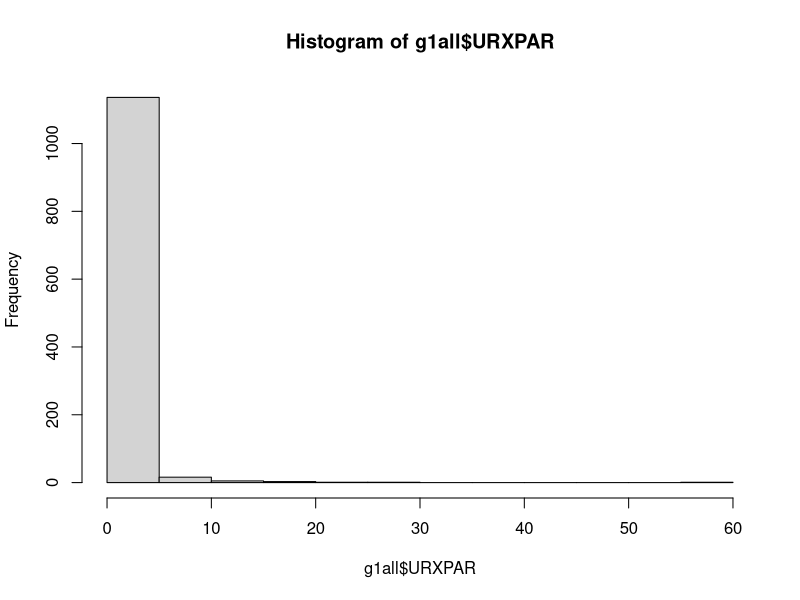
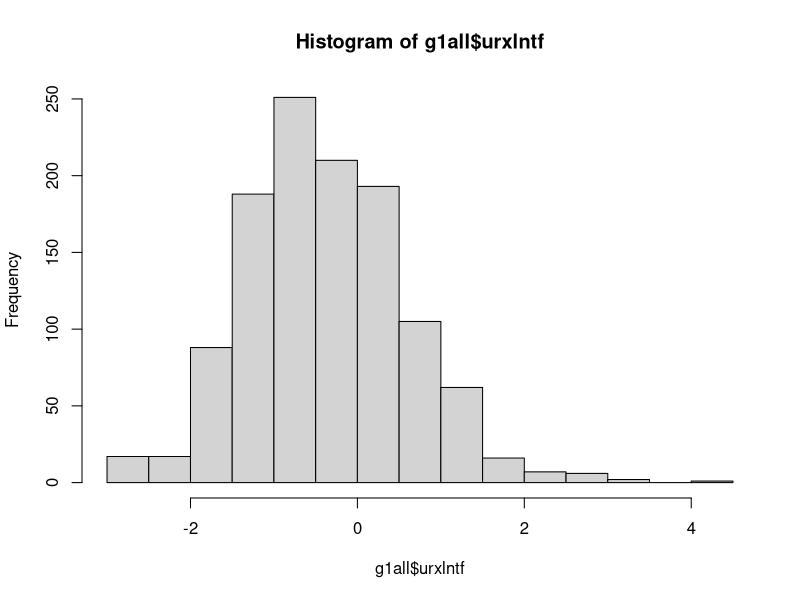
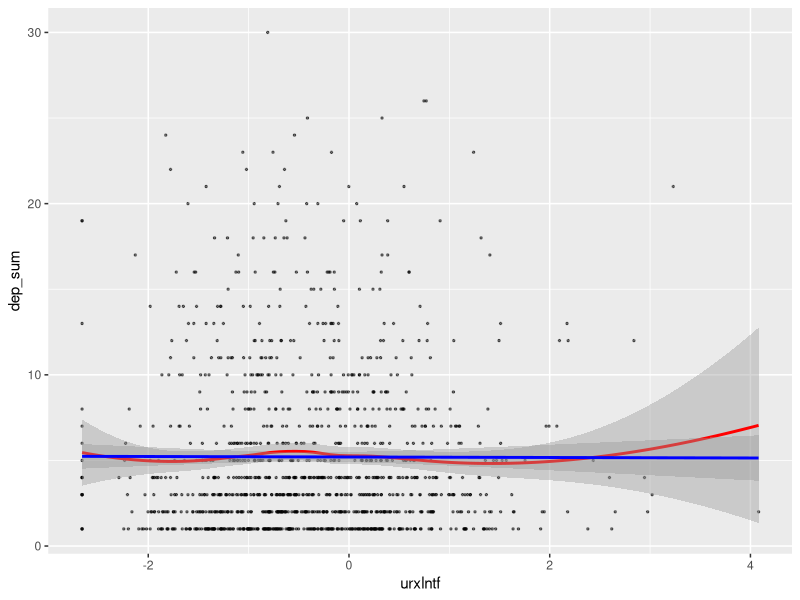
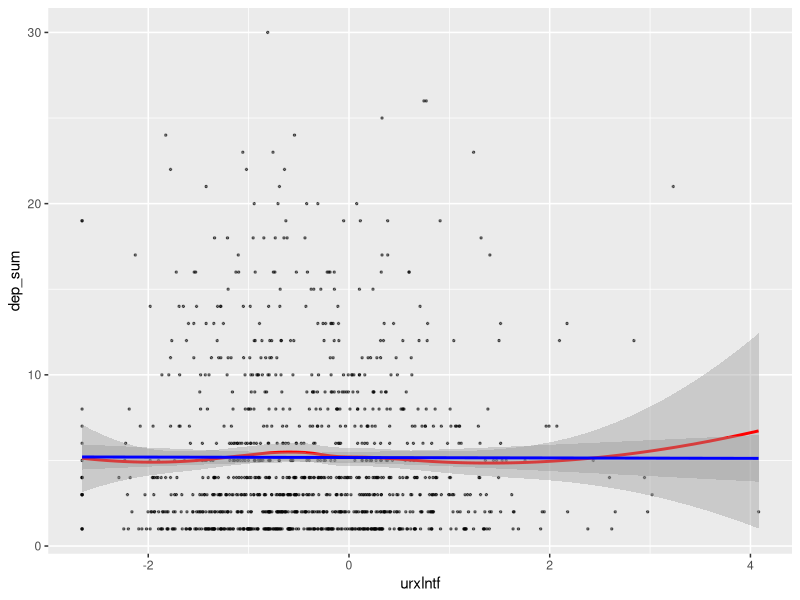

Here is the R script that generated these plots, in order:
library(tidyverse) # If you haven't installed previously, first use: install.packages("tidyverse")

conf2013 = read.csv("confounders2013.csv") # Create object for confounders
group1 = read.csv("group1.csv") # Create object for group 1 variables


# Create a new variable "dep_sum" that is the sum of DPQ010 to DPQ100
names(group1) # Check what the column numbers are for DPQ010 to DPQ100 - 17 through 26
group1$dep_sum = rowSums(group1[, c(17:26)]) # Create dep_sum variable
head(group1, n = 10) # Check that deep_sum is the sum of DPQ010 to DPQ100 by looking at 10 first rows

# Create a new object that only has the variables of interest (confounders haven't been added yet)
g1sm = dplyr::select(group1,"SEQN", "URXPAR", "dep_sum") # Limit your variables to those used for exposure and outcome
head(g1sm, n = 20) # Look at the first 20 rows of your object
g1sm = na.omit(g1sm) # Eliminate observations that have NA values
head(g1sm, n = 20) # Check the first 20 rows again

# Merge your dataset with the confounders dataset
g1all = merge(g1sm, conf2013, by="SEQN") # This will only merge the observations that have matching SEQN
head(g1all, n = 20) # Look at first 20 observations - note that some of the confounders have NA, but we won't worry about that
write_csv(g1all, "g1all.csv") # Write a csv file that has all your variables and confounders

#Looking more closely at your data
summary(g1all) # Look at summary statistics.
hist(g1all$URXPAR)
quantile(g1all$URXPAR, probs = seq(0, 1, 0.1), na.rm = TRUE)
quantile(g1all$URXPAR, probs = seq(0.9, 1, 0.01), na.rm = TRUE)
largep01 <- dplyr::filter(g1all, g1all$URXPAR > 10)
summary(largep01)

g1all$urxlntf <- log(g1all$URXPAR)
hist(g1all$urxlntf)

glm.g1all = glm(dep_sum ~ urxlntf, data = g1all)
ggplot(data = glm.g1all, mapping = aes(x = urxlntf, y = dep_sum)) +
  geom_point(size = 0.5, alpha = 0.5) +
  geom_smooth(method = "loess", color = "red") +
  geom_smooth(method = "lm", color = "blue")

glm.g1allconf = glm(dep_sum ~ urxlntf + RIDAGEYR + RIAGENDR + RIDRETH3 + INDHHIN2 + INDFMPIR, data = g1all)
ggplot(data = glm.g1allconf, mapping = aes(x = urxlntf, y = dep_sum)) +
  geom_point(size = 0.5, alpha = 0.5) +
  geom_smooth(method = "loess", color = "red") +
  geom_smooth(method = "lm", color = "blue")


